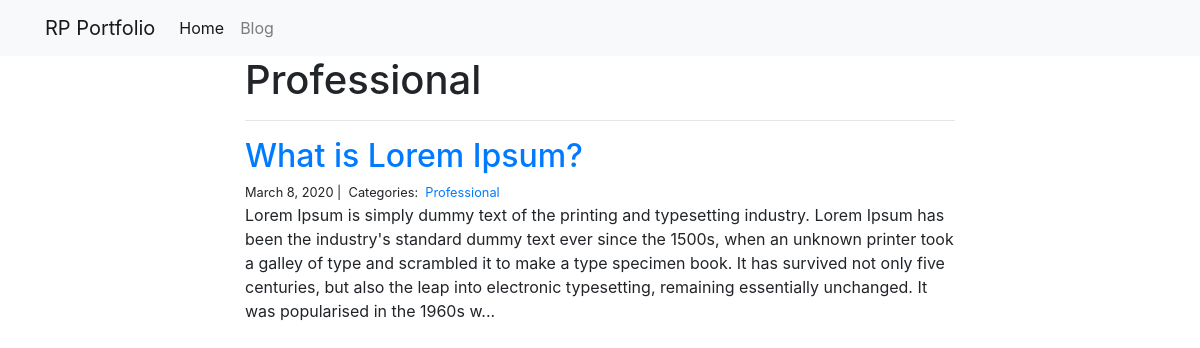
Screenshot of /blog/Professional/ with the database file from the repository.
### blog/models.py (models this page shows)
class Category(models.Model):
    name = models.CharField(max_length=20)

class Post(models.Model):
    title = models.CharField(max_length=255)
    body = models.TextField()
    created_on = models.DateTimeField(auto_now_add=True)
    last_modified = models.DateTimeField(auto_now=True)
    categories = models.ManyToManyField('Category', related_name='posts')

### blog/views.py (the view)
# urls.py: path("<category>/", views.blog_category, name="blog_category"),
def blog_category(request, category):
    posts = Post.objects.filter(
        categories__name__contains=category
    ).order_by('-created_on')
    context = {
        "category": category,
        "posts": posts
    }
    return render(request, "blog_category.html", context)

### blog/templates/blog_category.html
{% extends "base.html" %}
{% block page_content %}
<div class="col-md-8 offset-md-2">
    <h1>{{ category | title }}</h1>
    <hr>
    {% for post in posts %}
    <h2><a href="{% url 'blog_detail' post.pk %}"> {{post.title}} </a></h2>
    <small>
        {{ post.created_on.date }} |&nbsp;
        Categories:&nbsp;
        {% for category in post.categories.all %}
        <a href="{% url 'blog_category' category.name %}">
            {{ category.name }}
        </a>&nbsp;
        {% endfor %}
    </small>
    <p>{{ post.body | slice:":400"}}...</p>
    {% endfor %}
</div>
{% endblock %}

### rows the page displays
Category: name "Professional"
Post: title "What is Lorem Ipsum?", created_on "March 8, 2020", body "Lorem Ipsum is simply dummy text of the printing and typesetting industry. Lorem Ipsum has been the industry's standard dummy text ever since the 1500s, when an unknown printer took a galley of type and scrambled it to make a type specimen book. It has survived not only five centuries, but also the leap into electronic typesetting, remaining essentially unchanged. It was popularised in the 1960s w"
